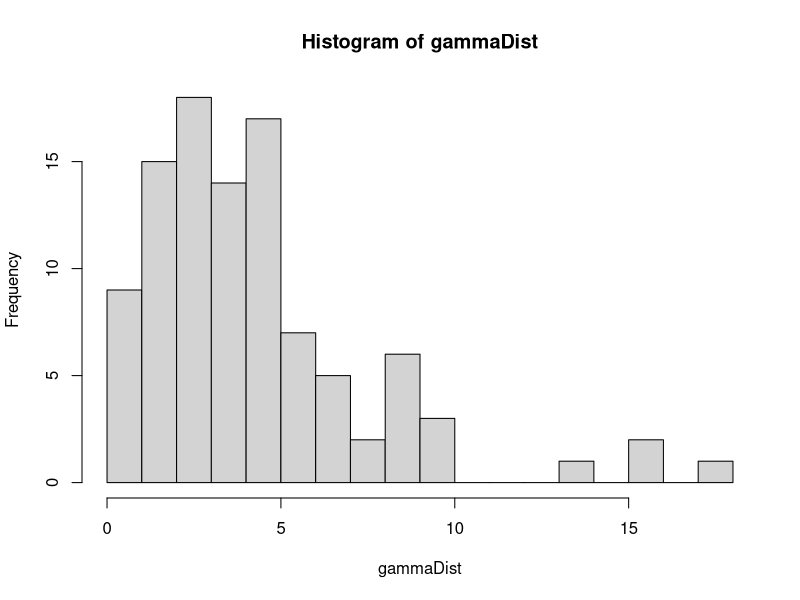
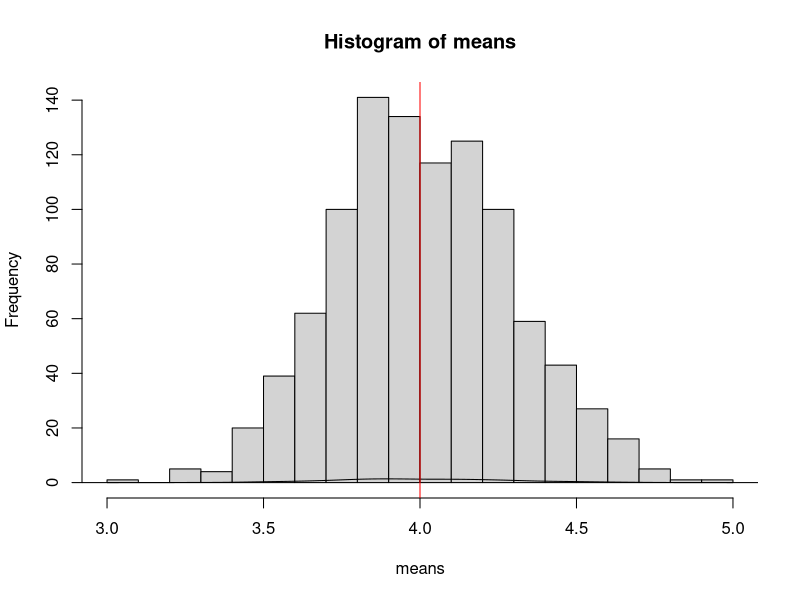
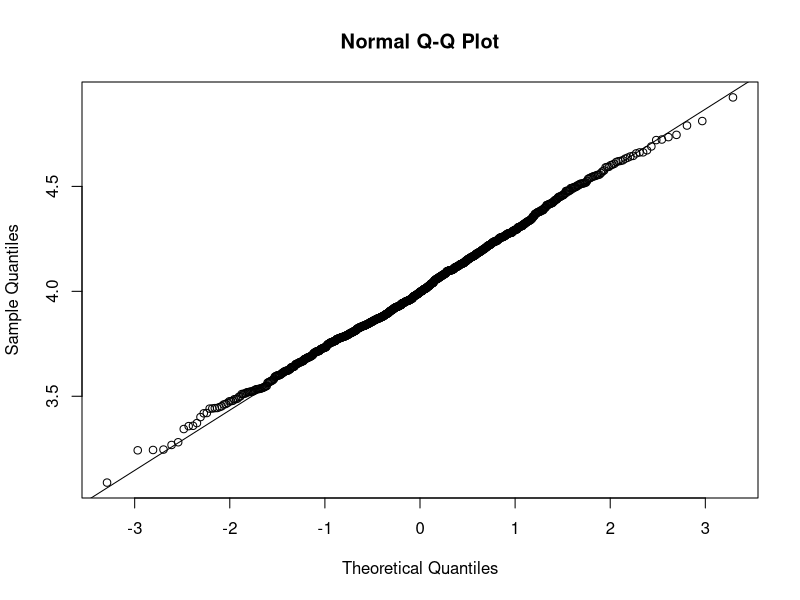

R code for these plots, in order: (Note: this script raises an error after producing the figures.)
n <- 100;
k <- 2;
gamma <- 2;
gammaDist <- rgamma(n, shape = k, scale = gamma) 
hist(gammaDist,20)

means <- vector()
vars <- vector()
for (i in 1:1000) {
  means <- c(means, mean(rgamma(n, shape=k, scale=gamma))) #Calculate the means and save as vector
  vars <- c(vars, var(rgamma(n, shape=k, scale=gamma))) #Calculate the variances and save as vector
}
hist(means,breaks=20)
lines(density(means))
abline(v=k*gamma, col="red") # The red line indicates the actual mean.
mean(means) #theortical var is gamma^2/n
var(means)
qqnorm(means)
qqline(means)
lillie.test(means) #mostly normal distributed
